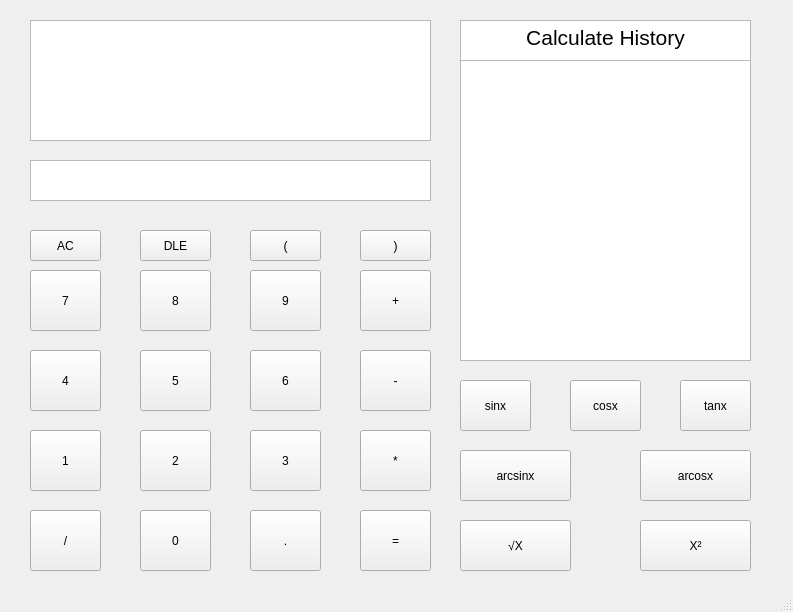
<?xml version="1.0" encoding="UTF-8"?>
<ui version="4.0">
 <class>MainWindow</class>
 <widget class="QMainWindow" name="MainWindow">
  <property name="geometry">
   <rect>
    <x>0</x>
    <y>0</y>
    <width>793</width>
    <height>612</height>
   </rect>
  </property>
  <property name="windowTitle">
   <string>MainWindow</string>
  </property>
  <widget class="QWidget" name="centralwidget">
   <widget class="QPushButton" name="Button6">
    <property name="geometry">
     <rect>
      <x>250</x>
      <y>350</y>
      <width>71</width>
      <height>61</height>
     </rect>
    </property>
    <property name="text">
     <string>6</string>
    </property>
   </widget>
   <widget class="QPushButton" name="ButtonDot">
    <property name="geometry">
     <rect>
      <x>250</x>
      <y>510</y>
      <width>71</width>
      <height>61</height>
     </rect>
    </property>
    <property name="text">
     <string>.</string>
    </property>
   </widget>
   <widget class="QPushButton" name="ButtonMul">
    <property name="geometry">
     <rect>
      <x>360</x>
      <y>430</y>
      <width>71</width>
      <height>61</height>
     </rect>
    </property>
    <property name="text">
     <string>*</string>
    </property>
   </widget>
   <widget class="QPushButton" name="ButtonEqual">
    <property name="geometry">
     <rect>
      <x>360</x>
      <y>510</y>
      <width>71</width>
      <height>61</height>
     </rect>
    </property>
    <property name="text">
     <string>=</string>
    </property>
   </widget>
   <widget class="QPushButton" name="Button7">
    <property name="geometry">
     <rect>
      <x>30</x>
      <y>270</y>
      <width>71</width>
      <height>61</height>
     </rect>
    </property>
    <property name="text">
     <string>7</string>
    </property>
   </widget>
   <widget class="QPushButton" name="ButtonDLE">
    <property name="geometry">
     <rect>
      <x>140</x>
      <y>230</y>
      <width>71</width>
      <height>31</height>
     </rect>
    </property>
    <property name="text">
     <string>DLE</string>
    </property>
   </widget>
   <widget class="QPushButton" name="ButtonDiv">
    <property name="geometry">
     <rect>
      <x>30</x>
      <y>510</y>
      <width>71</width>
      <height>61</height>
     </rect>
    </property>
    <property name="text">
     <string>/</string>
    </property>
   </widget>
   <widget class="QPushButton" name="Button9">
    <property name="geometry">
     <rect>
      <x>250</x>
      <y>270</y>
      <width>71</width>
      <height>61</height>
     </rect>
    </property>
    <property name="text">
     <string>9</string>
    </property>
   </widget>
   <widget class="QPushButton" name="ButtonLeft">
    <property name="geometry">
     <rect>
      <x>250</x>
      <y>230</y>
      <width>71</width>
      <height>31</height>
     </rect>
    </property>
    <property name="text">
     <string>(</string>
    </property>
   </widget>
   <widget class="QPushButton" name="Button1">
    <property name="geometry">
     <rect>
      <x>30</x>
      <y>430</y>
      <width>71</width>
      <height>61</height>
     </rect>
    </property>
    <property name="text">
     <string>1</string>
    </property>
   </widget>
   <widget class="QPushButton" name="ButtonRight">
    <property name="geometry">
     <rect>
      <x>360</x>
      <y>230</y>
      <width>71</width>
      <height>31</height>
     </rect>
    </property>
    <property name="text">
     <string>)</string>
    </property>
   </widget>
   <widget class="QPushButton" name="ButtonSubtract">
    <property name="geometry">
     <rect>
      <x>360</x>
      <y>350</y>
      <width>71</width>
      <height>61</height>
     </rect>
    </property>
    <property name="text">
     <string>-</string>
    </property>
   </widget>
   <widget class="QPushButton" name="ButtonAdd">
    <property name="geometry">
     <rect>
      <x>360</x>
      <y>270</y>
      <width>71</width>
      <height>61</height>
     </rect>
    </property>
    <property name="text">
     <string>+</string>
    </property>
   </widget>
   <widget class="QPushButton" name="Button2">
    <property name="geometry">
     <rect>
      <x>140</x>
      <y>430</y>
      <width>71</width>
      <height>61</height>
     </rect>
    </property>
    <property name="text">
     <string>2</string>
    </property>
   </widget>
   <widget class="QPushButton" name="Button3">
    <property name="geometry">
     <rect>
      <x>250</x>
      <y>430</y>
      <width>71</width>
      <height>61</height>
     </rect>
    </property>
    <property name="text">
     <string>3</string>
    </property>
   </widget>
   <widget class="QPushButton" name="Button4">
    <property name="geometry">
     <rect>
      <x>30</x>
      <y>350</y>
      <width>71</width>
      <height>61</height>
     </rect>
    </property>
    <property name="text">
     <string>4</string>
    </property>
   </widget>
   <widget class="QPushButton" name="ButtonAC">
    <property name="geometry">
     <rect>
      <x>30</x>
      <y>230</y>
      <width>71</width>
      <height>31</height>
     </rect>
    </property>
    <property name="text">
     <string>AC</string>
    </property>
   </widget>
   <widget class="QTextEdit" name="InPut">
    <property name="geometry">
     <rect>
      <x>30</x>
      <y>20</y>
      <width>401</width>
      <height>121</height>
     </rect>
    </property>
    <property name="readOnly">
     <bool>true</bool>
    </property>
   </widget>
   <widget class="QPushButton" name="Button8">
    <property name="geometry">
     <rect>
      <x>140</x>
      <y>270</y>
      <width>71</width>
      <height>61</height>
     </rect>
    </property>
    <property name="text">
     <string>8</string>
    </property>
   </widget>
   <widget class="QPushButton" name="Button5">
    <property name="geometry">
     <rect>
      <x>140</x>
      <y>350</y>
      <width>71</width>
      <height>61</height>
     </rect>
    </property>
    <property name="text">
     <string>5</string>
    </property>
   </widget>
   <widget class="QPushButton" name="Button0">
    <property name="geometry">
     <rect>
      <x>140</x>
      <y>510</y>
      <width>71</width>
      <height>61</height>
     </rect>
    </property>
    <property name="text">
     <string>0</string>
    </property>
   </widget>
   <widget class="QTextEdit" name="History">
    <property name="geometry">
     <rect>
      <x>460</x>
      <y>60</y>
      <width>291</width>
      <height>301</height>
     </rect>
    </property>
    <property name="readOnly">
     <bool>true</bool>
    </property>
    <property name="html">
     <string>&lt;!DOCTYPE HTML PUBLIC &quot;-//W3C//DTD HTML 4.0//EN&quot; &quot;http://www.w3.org/TR/REC-html40/strict.dtd&quot;&gt;
&lt;html&gt;&lt;head&gt;&lt;meta name=&quot;qrichtext&quot; content=&quot;1&quot; /&gt;&lt;meta charset=&quot;utf-8&quot; /&gt;&lt;style type=&quot;text/css&quot;&gt;
p, li { white-space: pre-wrap; }
hr { height: 1px; border-width: 0; }
li.unchecked::marker { content: &quot;\2610&quot;; }
li.checked::marker { content: &quot;\2612&quot;; }
&lt;/style&gt;&lt;/head&gt;&lt;body style=&quot; font-family:'Microsoft YaHei UI'; font-size:9pt; font-weight:400; font-style:normal;&quot;&gt;
&lt;p align=&quot;center&quot; style=&quot;-qt-paragraph-type:empty; margin-top:0px; margin-bottom:0px; margin-left:0px; margin-right:0px; -qt-block-indent:0; text-indent:0px;&quot;&gt;&lt;br /&gt;&lt;/p&gt;&lt;/body&gt;&lt;/html&gt;</string>
    </property>
   </widget>
   <widget class="QTextEdit" name="textEdit">
    <property name="geometry">
     <rect>
      <x>460</x>
      <y>20</y>
      <width>291</width>
      <height>41</height>
     </rect>
    </property>
    <property name="readOnly">
     <bool>true</bool>
    </property>
    <property name="html">
     <string>&lt;!DOCTYPE HTML PUBLIC &quot;-//W3C//DTD HTML 4.0//EN&quot; &quot;http://www.w3.org/TR/REC-html40/strict.dtd&quot;&gt;
&lt;html&gt;&lt;head&gt;&lt;meta name=&quot;qrichtext&quot; content=&quot;1&quot; /&gt;&lt;meta charset=&quot;utf-8&quot; /&gt;&lt;style type=&quot;text/css&quot;&gt;
p, li { white-space: pre-wrap; }
hr { height: 1px; border-width: 0; }
li.unchecked::marker { content: &quot;\2610&quot;; }
li.checked::marker { content: &quot;\2612&quot;; }
&lt;/style&gt;&lt;/head&gt;&lt;body style=&quot; font-family:'Microsoft YaHei UI'; font-size:9pt; font-weight:400; font-style:normal;&quot;&gt;
&lt;p align=&quot;center&quot; style=&quot; margin-top:0px; margin-bottom:0px; margin-left:0px; margin-right:0px; -qt-block-indent:0; text-indent:0px;&quot;&gt;&lt;span style=&quot; font-size:16pt;&quot;&gt;Calculate History&lt;/span&gt;&lt;/p&gt;&lt;/body&gt;&lt;/html&gt;</string>
    </property>
   </widget>
   <widget class="QPushButton" name="ButtonSin">
    <property name="geometry">
     <rect>
      <x>460</x>
      <y>380</y>
      <width>71</width>
      <height>51</height>
     </rect>
    </property>
    <property name="text">
     <string>sinx</string>
    </property>
   </widget>
   <widget class="QPushButton" name="ButtonCos">
    <property name="geometry">
     <rect>
      <x>570</x>
      <y>380</y>
      <width>71</width>
      <height>51</height>
     </rect>
    </property>
    <property name="text">
     <string>cosx</string>
    </property>
   </widget>
   <widget class="QTextEdit" name="OutPut">
    <property name="geometry">
     <rect>
      <x>30</x>
      <y>160</y>
      <width>401</width>
      <height>41</height>
     </rect>
    </property>
    <property name="readOnly">
     <bool>true</bool>
    </property>
   </widget>
   <widget class="QPushButton" name="ButtonTan">
    <property name="geometry">
     <rect>
      <x>680</x>
      <y>380</y>
      <width>71</width>
      <height>51</height>
     </rect>
    </property>
    <property name="text">
     <string>tanx</string>
    </property>
   </widget>
   <widget class="QPushButton" name="ButtonSqrt">
    <property name="geometry">
     <rect>
      <x>460</x>
      <y>520</y>
      <width>111</width>
      <height>51</height>
     </rect>
    </property>
    <property name="text">
     <string>√X</string>
    </property>
   </widget>
   <widget class="QPushButton" name="ButtonSqu">
    <property name="geometry">
     <rect>
      <x>640</x>
      <y>520</y>
      <width>111</width>
      <height>51</height>
     </rect>
    </property>
    <property name="text">
     <string>X²</string>
    </property>
   </widget>
   <widget class="QPushButton" name="ButtonAsin">
    <property name="geometry">
     <rect>
      <x>460</x>
      <y>450</y>
      <width>111</width>
      <height>51</height>
     </rect>
    </property>
    <property name="text">
     <string>arcsinx</string>
    </property>
   </widget>
   <widget class="QPushButton" name="ButtonAcos">
    <property name="geometry">
     <rect>
      <x>640</x>
      <y>450</y>
      <width>111</width>
      <height>51</height>
     </rect>
    </property>
    <property name="text">
     <string>arcosx</string>
    </property>
   </widget>
  </widget>
  <widget class="QMenuBar" name="menubar">
   <property name="geometry">
    <rect>
     <x>0</x>
     <y>0</y>
     <width>793</width>
     <height>21</height>
    </rect>
   </property>
  </widget>
  <widget class="QStatusBar" name="statusbar"/>
 </widget>
 <resources/>
 <connections/>
</ui>
